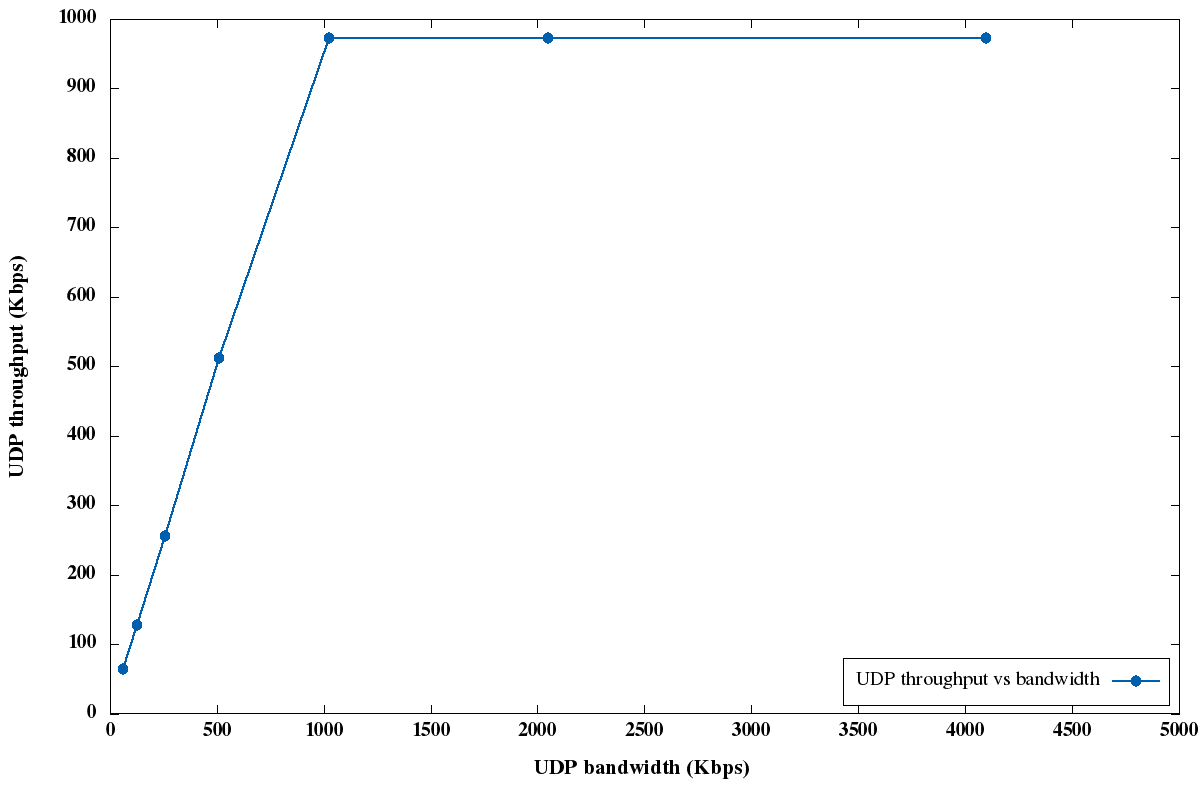

Source code (gnuplot):
set terminal png size 1200,800

set lmargin 11
set tmargin 1
set rmargin 2
set bmargin 4.5

set xlabel "UDP bandwidth (Kbps)" font "Times-Roman:bold, 16" offset 0,-0.5
set ylabel "UDP throughput (Kbps)" font "Times-Roman:bold, 16" offset -1

set xrange [1:5000]
set yrange [1:1000]
set xtics font "Times-Roman:bold, 15"
set ytics font "Times-Roman:bold, 15"


set key box lw -1
set key spacing 2.5
set key font "Times-Roman,15"
set pointsize 0.8
set key width 0.5 box width -1
set key 


#set style line 1 lt 1 pt 2 lw 2 linecolor rgb "red"
#set style line 2 lt 6 pt 1 lw 2 linecolor rgb "blue"
#set style line 3 lt 3 pt 5 lw 2 linecolor rgb "#006400" #darkgreen
#set style line 4 lt 1 pt 4 lw 2 linecolor rgb "blue" #"magenta"
#set style line 5 lt 5 pt 6 lw 2 linecolor rgb "#9400D3" #darkviolet
#set style line 6 lt 4 pt 8 lw 2 linecolor rgb "brown"
#set style line 7 lt 1 pt 3 lw 2 linecolor rgb "black"



set style line 1 lc rgb '#0060ad' lt 1 lw 2 pt 7 ps 1.5   # --- blue

set output 'part1.png' 
set size 1,1
set key bottom right
set key vertical

plot "part1.txt" using 1:2 index 0 with linespoints ls 1 title "UDP throughput vs bandwidth"
# plot "part1.txt" using 1:2 index 0 with errorlines ls 2 title "UDP throughput vs bandwidth"


